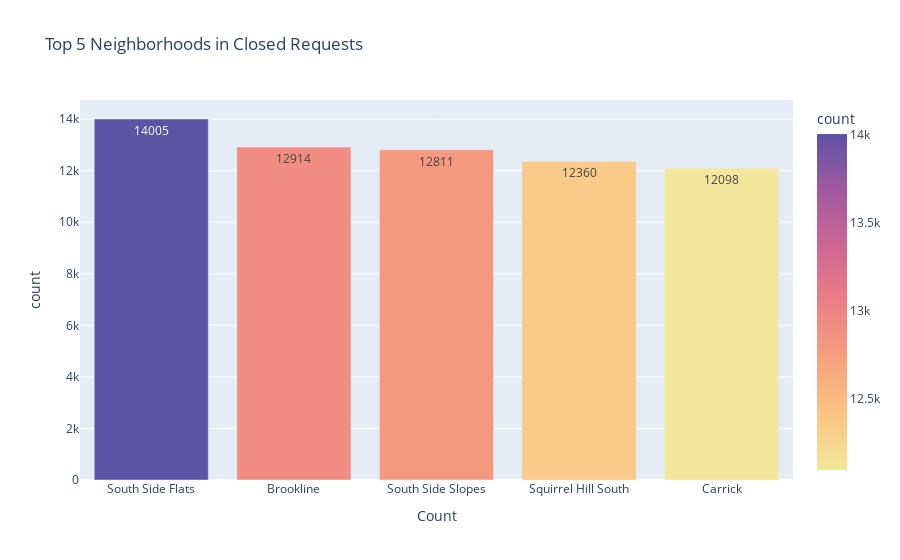

Notebook code for this chart:
### Code cell
# Visualize the top 5 Neighborhoods

# Function to create bar charts for top 5 neighborhoods
def plot_top_neighborhoods(df, status_name):
    top_neighborhoods = df['neighborhood'].value_counts().head(5).reset_index()
    fig = px.bar(
        top_neighborhoods,
        x='neighborhood',
        y='count',
        labels={'index': 'Neighborhood', 'neighborhood': 'Count'},
        title=f'Top 5 Neighborhoods in {status_name.capitalize()} Requests',
        orientation='v',
        color='count',
        color_continuous_scale=px.colors.sequential.Sunset,
        text='count'
    )
    fig.update_layout()
    fig.show()

# Plot for Closed Requests
plot_top_neighborhoods(df_closed, 'closed')
# Plot for Open Requests
plot_top_neighborhoods(df_open, 'open')
# Plot for In Progress Requests
plot_top_neighborhoods(df_in_progress, 'in progress')

### Figure 1 — Plotly figure (JSON) as saved in the notebook; plotly's stock layout.template omitted (floating-point values rounded to 4 significant figures)
{"data": [{"hovertemplate": "Count=%{x}<br>count=%{marker.color}<extra></extra>", "legendgroup": "", "marker": {"color": [14005, 12914, 12811, 12360, 12098], "coloraxis": "coloraxis", "pattern": {"shape": ""}}, "name": "", "orientation": "v", "showlegend": false, "text": [14000.0, 12910.0, 12810.0, 12360.0, 12100.0], "textposition": "auto", "type": "bar", "x": ["South Side Flats", "Brookline", "South Side Slopes", "Squirrel Hill South", "Carrick"], "xaxis": "x", "y": [14005, 12914, 12811, 12360, 12098], "yaxis": "y"}], "layout": {"barmode": "relative", "coloraxis": {"colorbar": {"title": {"text": "count"}}, "colorscale": [[0, "rgb(243, 231, 155)"], [0.1667, "rgb(250, 196, 132)"], [0.3333, "rgb(248, 160, 126)"], [0.5, "rgb(235, 127, 134)"], [0.6667, "rgb(206, 102, 147)"], [0.8333, "rgb(160, 89, 160)"], [1, "rgb(92, 83, 165)"]]}, "legend": {"tracegroupgap": 0}, "title": {"text": "Top 5 Neighborhoods in Closed Requests"}, "xaxis": {"anchor": "y", "domain": [0, 1], "title": {"text": "Count"}}, "yaxis": {"anchor": "x", "domain": [0, 1], "title": {"text": "count"}}}}
